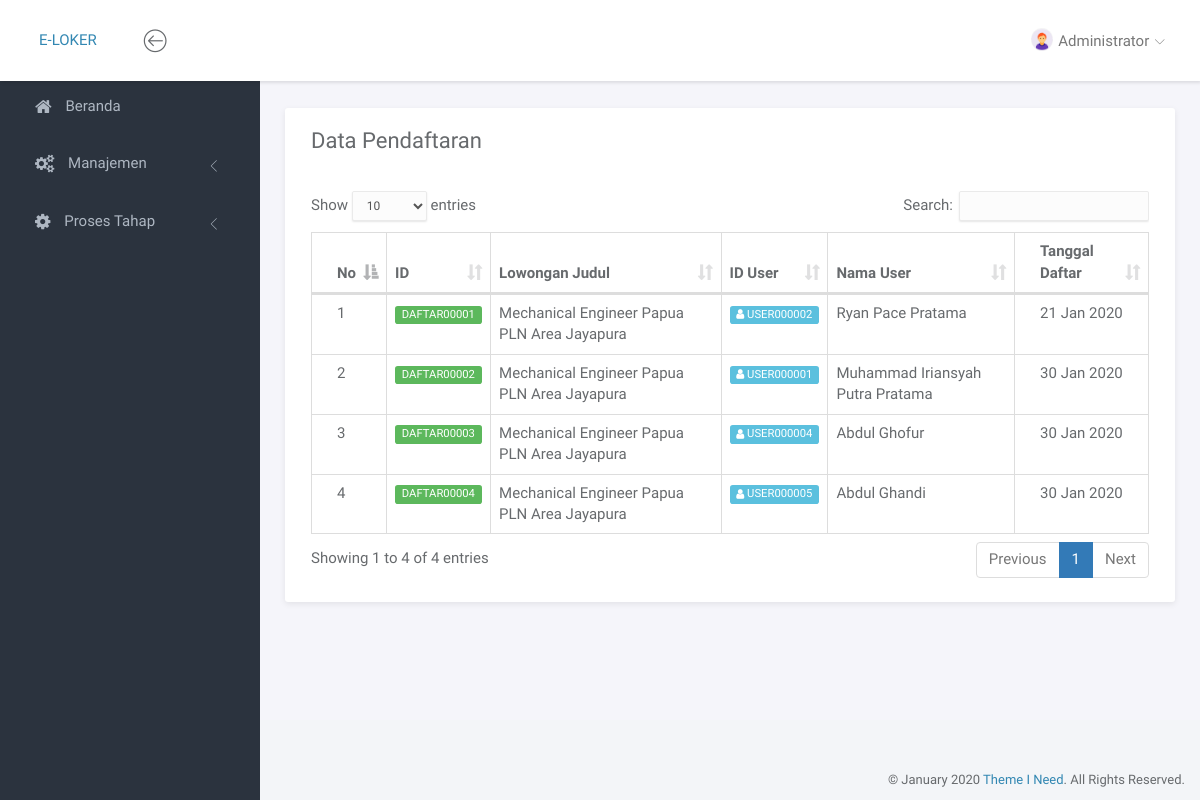
/portal/index.php?page=pendaftaran (signed in), run on an earlier commit of the app's database.
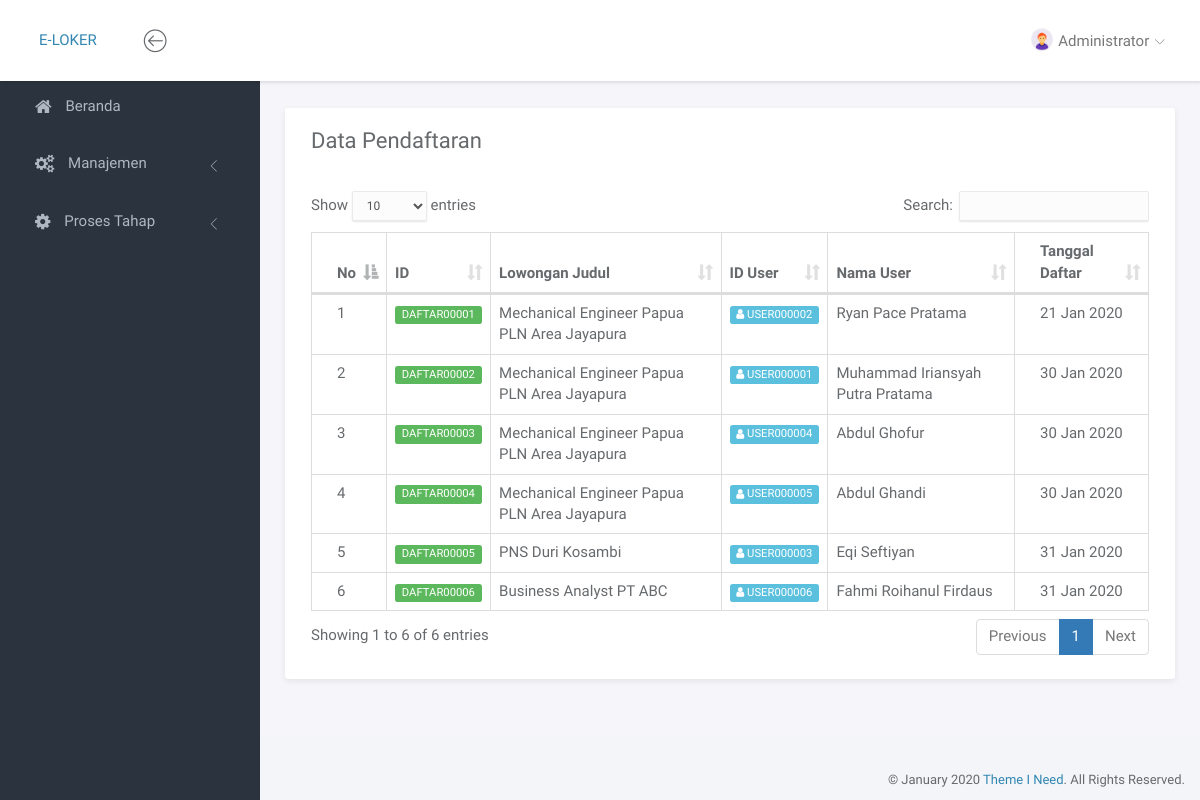
And on a later commit of the database.
### tables this page shows
CREATE TABLE `pendaftaran` (
  `id` varchar(11) NOT NULL,
  `lowongan_id` varchar(10) DEFAULT NULL,
  `user_id` varchar(11) DEFAULT NULL,
  `tgl_daftar` date DEFAULT NULL,
  `pendaftaran_status` enum('lulus','gagal') DEFAULT NULL
);

CREATE TABLE `lowongan` (
  `id` varchar(10) NOT NULL,
  `provinsi_id` char(2) NOT NULL,
  `judul` text DEFAULT NULL,
  `deskripsi` text DEFAULT NULL,
  `tipe` enum('fulltime','kontrak','magang','') NOT NULL,
  `mulai_pendaftaran` date NOT NULL,
  `akhir_pendaftaran` date NOT NULL
);

CREATE TABLE `user` (
  `id` varchar(11) NOT NULL,
  `nik` varchar(16) DEFAULT NULL,
  `nama_lengkap` varchar(50) DEFAULT NULL,
  `tgl_lahir` date DEFAULT NULL,
  `alamat` text DEFAULT NULL,
  `jenis_kelamin` enum('L','P') DEFAULT NULL,
  `email` varchar(40) DEFAULT NULL,
  `no_hp` varchar(12) DEFAULT NULL,
  `password` varchar(10) DEFAULT NULL,
  `image_url` varchar(100) DEFAULT NULL,
  `login_terakhir` timestamp NULL DEFAULT NULL
);

### portal/page/admin/pendaftaran/pendaftaran.php (the view, shortened to what this page needs)
<div class="panel panel-headline">
    <div class="panel-heading">
        <div class="row">
            <div class="col-md-12">
                <div class="pull-left">
                    <h3 class="panel-title">Data Pendaftaran</h3>
                </div>
            </div>
        </div>
    </div>
    <div class="panel-body">
        <div class="row">
            <div class="col-md-12">
                <div class="table-responsive">
                    <table class="table table-bordered example">
                        <thead>
                            <tr>
                                <th>No</th>
                                <th>ID</th>
                                <th>Lowongan Judul</th>
                                <th>ID User</th>
                                <th>Nama User</th>
                                <th>Tanggal Daftar</th>
                            </tr>
                        </thead>
                        <tbody>
                            <?php
                            $no = 1;
                            $q = mysqli_query($conn, "SELECT pendaftaran.id as id_daftar, lowongan.judul as lowongan_judul, user.nama_lengkap as nama_user, user.id as id_user, pendaftaran.tgl_daftar as tanggal_daftar FROM pendaftaran
                                                    JOIN lowongan ON pendaftaran.lowongan_id=lowongan.id
                                                    JOIN user ON pendaftaran.user_id=user.id");
                            while($data=mysqli_fetch_array($q)){ ?>
                                <tr>
                                    <td><?= $no ?></td>
                                    <td><span class="label label-success"><?= $data['id_daftar'] ?></span></td>
                                    <td><?= $data['lowongan_judul'] ?></td>
                                    <td><span class="label label-info"><i class="fa fa-user"></i> <?= $data['id_user'] ?></span></td>
                                    <td><?= $data['nama_user'] ?></td>
                                    <td><?= date('d M Y', strtotime($data['tanggal_daftar'])) ?></td>
                                </tr>
                            <?php $no++; } ?>
                        </tbody>
                    </table>
                </div>
            </div>
        </div>
    </div>
</div>

What changed in the data, as far as the page shows it:
added pendaftaran: id "DAFTAR00005", lowongan.judul "PNS Duri Kosambi", user "USER000003", user.nama_lengkap "Eqi Seftiyan", tgl_daftar "31 Jan 2020"
added pendaftaran: id "DAFTAR00006", lowongan.judul "Business Analyst PT ABC", user "USER000006", user.nama_lengkap "Fahmi Roihanul Firdaus", tgl_daftar "31 Jan 2020"
Also different on the page:
text written by a page script: "Show entries Search: Showing 1 to 4 of 4 entries Previous 1 Next" → "Show entries Search: Showing 1 to 6 of 6 entries Previous 1 Next"
